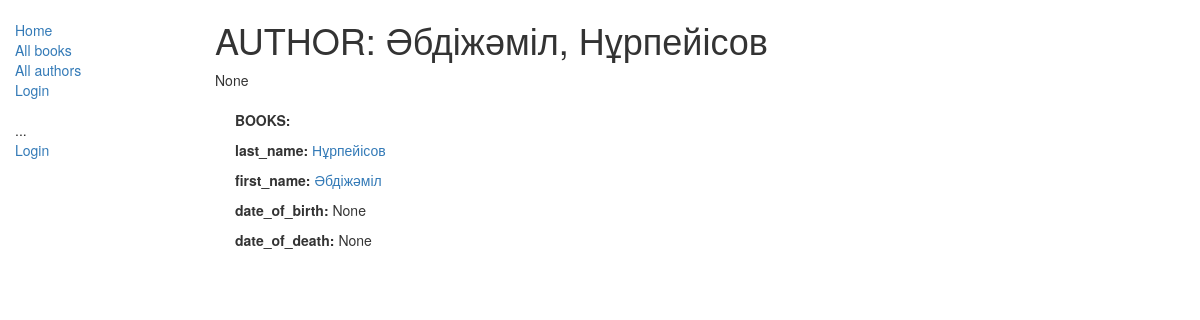
The app's page /catalog/author/1 with its own data.
### catalog/models.py (models this page shows, shortened)
class Author(models.Model):
    first_name = models.CharField(max_length=100)
    last_name = models.CharField(max_length=100)
    date_of_birth = models.DateField(null=True, blank=True)
    date_of_death = models.DateField('Died', null=True, blank=True)
    class Meta:
        ordering = ["last_name","first_name"]

### catalog/views.py (the view)
# urls.py: path('author/<int:pk>', views.AuthorDetailView.as_view(), name='author-detail'),
class AuthorDetailView(generic.DetailView):
    model = Author
    model2=Book
    paginate_by = 2

### catalog/templates/catalog/author_detail.html
{% extends "base_generic.html" %}
{% block content %}
  <h1>AUTHOR: {{ author.first_name }}, {{ author.last_name }} </h1>
  </n>{{author.date_of_birth}}
  <div style="margin-left:20px;margin-top:20px">
  <p><strong>BOOKS:</strong> {{ book.title }}</p>
  <p><strong>last_name:</strong> <a href="">{{ author.last_name }}</a></p>
  <p><strong>first_name:</strong> <a href="">{{ author.first_name }}</a></p>
  <p><strong>date_of_birth:</strong> {{ author.date_of_birth }}</p>
  <p><strong>date_of_death:</strong> {{ author.date_of_death }}</p>
  </div>
{% endblock %}

### records on screen
Author: first_name "Әбдіжәміл", last_name "Нұрпейісов", date_of_birth "None", date_of_death "None"
